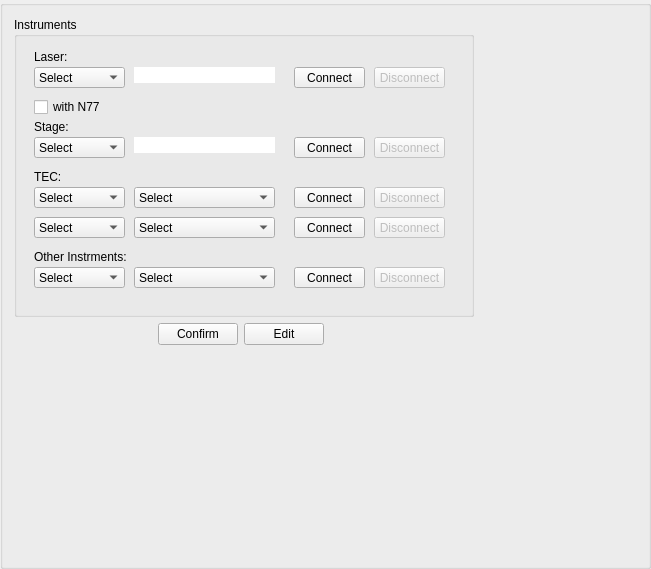
<?xml version="1.0" encoding="UTF-8"?>
<ui version="4.0">
 <class>GroupBox</class>
 <widget class="QGroupBox" name="GroupBox">
  <property name="geometry">
   <rect>
    <x>0</x>
    <y>0</y>
    <width>651</width>
    <height>569</height>
   </rect>
  </property>
  <property name="windowTitle">
   <string>GroupBox</string>
  </property>
  <property name="accessibleName">
   <string/>
  </property>
  <property name="title">
   <string/>
  </property>
  <property name="alignment">
   <set>Qt::AlignLeading|Qt::AlignLeft|Qt::AlignTop</set>
  </property>
  <property name="checkable">
   <bool>false</bool>
  </property>
  <layout class="QHBoxLayout" name="horizontalLayout" stretch="0,2">
   <item>
    <layout class="QVBoxLayout" name="verticalLayout" stretch="0,0,2">
     <item>
      <widget class="QGroupBox" name="groupBox">
       <property name="minimumSize">
        <size>
         <width>460</width>
         <height>300</height>
        </size>
       </property>
       <property name="maximumSize">
        <size>
         <width>401</width>
         <height>300</height>
        </size>
       </property>
       <property name="title">
        <string>Instruments</string>
       </property>
       <property name="alignment">
        <set>Qt::AlignLeading|Qt::AlignLeft|Qt::AlignTop</set>
       </property>
       <widget class="QPushButton" name="discon_stage">
        <property name="enabled">
         <bool>false</bool>
        </property>
        <property name="geometry">
         <rect>
          <x>360</x>
          <y>120</y>
          <width>71</width>
          <height>21</height>
         </rect>
        </property>
        <property name="text">
         <string>Disconnect</string>
        </property>
       </widget>
       <widget class="QComboBox" name="device_3">
        <property name="geometry">
         <rect>
          <x>20</x>
          <y>250</y>
          <width>91</width>
          <height>21</height>
         </rect>
        </property>
        <item>
         <property name="text">
          <string>Select</string>
         </property>
        </item>
       </widget>
       <widget class="QPushButton" name="con_dev_3">
        <property name="geometry">
         <rect>
          <x>280</x>
          <y>250</y>
          <width>71</width>
          <height>21</height>
         </rect>
        </property>
        <property name="text">
         <string>Connect</string>
        </property>
        <attribute name="buttonGroup">
         <string notr="true">connect_buttons</string>
        </attribute>
       </widget>
       <widget class="QPushButton" name="discon_laser">
        <property name="enabled">
         <bool>false</bool>
        </property>
        <property name="geometry">
         <rect>
          <x>360</x>
          <y>50</y>
          <width>71</width>
          <height>21</height>
         </rect>
        </property>
        <property name="text">
         <string>Disconnect</string>
        </property>
       </widget>
       <widget class="QLabel" name="address_stage">
        <property name="geometry">
         <rect>
          <x>120</x>
          <y>120</y>
          <width>141</width>
          <height>16</height>
         </rect>
        </property>
        <property name="autoFillBackground">
         <bool>false</bool>
        </property>
        <property name="styleSheet">
         <string notr="true">background-color: white; 
</string>
        </property>
        <property name="text">
         <string/>
        </property>
       </widget>
       <widget class="QCheckBox" name="withN77">
        <property name="geometry">
         <rect>
          <x>20</x>
          <y>80</y>
          <width>81</width>
          <height>20</height>
         </rect>
        </property>
        <property name="text">
         <string>with N77</string>
        </property>
       </widget>
       <widget class="QPushButton" name="con_laser">
        <property name="geometry">
         <rect>
          <x>280</x>
          <y>50</y>
          <width>71</width>
          <height>21</height>
         </rect>
        </property>
        <property name="text">
         <string>Connect</string>
        </property>
        <attribute name="buttonGroup">
         <string notr="true">connect_buttons</string>
        </attribute>
       </widget>
       <widget class="QComboBox" name="laser_text">
        <property name="geometry">
         <rect>
          <x>20</x>
          <y>50</y>
          <width>91</width>
          <height>21</height>
         </rect>
        </property>
        <item>
         <property name="text">
          <string>Select</string>
         </property>
        </item>
        <item>
         <property name="text">
          <string>O-Band</string>
         </property>
        </item>
        <item>
         <property name="text">
          <string>C-Band</string>
         </property>
        </item>
       </widget>
       <widget class="QLabel" name="label_19">
        <property name="geometry">
         <rect>
          <x>20</x>
          <y>230</y>
          <width>111</width>
          <height>20</height>
         </rect>
        </property>
        <property name="font">
         <font>
          <pointsize>9</pointsize>
          <bold>false</bold>
         </font>
        </property>
        <property name="text">
         <string>Other Instrments:</string>
        </property>
       </widget>
       <widget class="QComboBox" name="address_3">
        <property name="geometry">
         <rect>
          <x>120</x>
          <y>250</y>
          <width>141</width>
          <height>21</height>
         </rect>
        </property>
        <item>
         <property name="text">
          <string>Select</string>
         </property>
        </item>
       </widget>
       <widget class="QComboBox" name="device_2">
        <property name="geometry">
         <rect>
          <x>20</x>
          <y>200</y>
          <width>91</width>
          <height>21</height>
         </rect>
        </property>
        <item>
         <property name="text">
          <string>Select</string>
         </property>
        </item>
        <item>
         <property name="text">
          <string>TEC1</string>
         </property>
        </item>
        <item>
         <property name="text">
          <string>LDC1</string>
         </property>
        </item>
       </widget>
       <widget class="QPushButton" name="con_dev_2">
        <property name="geometry">
         <rect>
          <x>280</x>
          <y>200</y>
          <width>71</width>
          <height>21</height>
         </rect>
        </property>
        <property name="text">
         <string>Connect</string>
        </property>
        <attribute name="buttonGroup">
         <string notr="true">connect_buttons</string>
        </attribute>
       </widget>
       <widget class="QLabel" name="label_15">
        <property name="geometry">
         <rect>
          <x>20</x>
          <y>100</y>
          <width>81</width>
          <height>20</height>
         </rect>
        </property>
        <property name="font">
         <font>
          <pointsize>9</pointsize>
          <bold>false</bold>
         </font>
        </property>
        <property name="text">
         <string>Stage:</string>
        </property>
       </widget>
       <widget class="QLabel" name="label_14">
        <property name="geometry">
         <rect>
          <x>20</x>
          <y>30</y>
          <width>81</width>
          <height>20</height>
         </rect>
        </property>
        <property name="font">
         <font>
          <pointsize>9</pointsize>
          <bold>false</bold>
         </font>
        </property>
        <property name="text">
         <string>Laser:</string>
        </property>
       </widget>
       <widget class="QComboBox" name="address_2">
        <property name="geometry">
         <rect>
          <x>120</x>
          <y>200</y>
          <width>141</width>
          <height>21</height>
         </rect>
        </property>
        <item>
         <property name="text">
          <string>Select</string>
         </property>
        </item>
       </widget>
       <widget class="QComboBox" name="device_1">
        <property name="geometry">
         <rect>
          <x>20</x>
          <y>170</y>
          <width>91</width>
          <height>21</height>
         </rect>
        </property>
        <item>
         <property name="text">
          <string>Select</string>
         </property>
        </item>
        <item>
         <property name="text">
          <string>TEC1</string>
         </property>
        </item>
        <item>
         <property name="text">
          <string>TEC1 w/ LDC</string>
         </property>
        </item>
       </widget>
       <widget class="QComboBox" name="address_1">
        <property name="geometry">
         <rect>
          <x>120</x>
          <y>170</y>
          <width>141</width>
          <height>21</height>
         </rect>
        </property>
        <item>
         <property name="text">
          <string>Select</string>
         </property>
        </item>
       </widget>
       <widget class="QPushButton" name="discon_dev_3">
        <property name="enabled">
         <bool>false</bool>
        </property>
        <property name="geometry">
         <rect>
          <x>360</x>
          <y>250</y>
          <width>71</width>
          <height>21</height>
         </rect>
        </property>
        <property name="text">
         <string>Disconnect</string>
        </property>
       </widget>
       <widget class="QPushButton" name="discon_dev_2">
        <property name="enabled">
         <bool>false</bool>
        </property>
        <property name="geometry">
         <rect>
          <x>360</x>
          <y>200</y>
          <width>71</width>
          <height>21</height>
         </rect>
        </property>
        <property name="text">
         <string>Disconnect</string>
        </property>
       </widget>
       <widget class="QLabel" name="address_laser">
        <property name="geometry">
         <rect>
          <x>120</x>
          <y>50</y>
          <width>141</width>
          <height>16</height>
         </rect>
        </property>
        <property name="autoFillBackground">
         <bool>false</bool>
        </property>
        <property name="styleSheet">
         <string notr="true">background-color: white; 
</string>
        </property>
        <property name="text">
         <string/>
        </property>
       </widget>
       <widget class="QLabel" name="label_18">
        <property name="geometry">
         <rect>
          <x>20</x>
          <y>150</y>
          <width>81</width>
          <height>20</height>
         </rect>
        </property>
        <property name="font">
         <font>
          <pointsize>9</pointsize>
          <bold>false</bold>
         </font>
        </property>
        <property name="text">
         <string>TEC:</string>
        </property>
       </widget>
       <widget class="QPushButton" name="con_dev_1">
        <property name="geometry">
         <rect>
          <x>280</x>
          <y>170</y>
          <width>71</width>
          <height>21</height>
         </rect>
        </property>
        <property name="text">
         <string>Connect</string>
        </property>
        <attribute name="buttonGroup">
         <string notr="true">connect_buttons</string>
        </attribute>
       </widget>
       <widget class="QPushButton" name="discon_dev_1">
        <property name="enabled">
         <bool>false</bool>
        </property>
        <property name="geometry">
         <rect>
          <x>360</x>
          <y>170</y>
          <width>71</width>
          <height>21</height>
         </rect>
        </property>
        <property name="text">
         <string>Disconnect</string>
        </property>
       </widget>
       <widget class="QPushButton" name="con_stage">
        <property name="geometry">
         <rect>
          <x>280</x>
          <y>120</y>
          <width>71</width>
          <height>21</height>
         </rect>
        </property>
        <property name="text">
         <string>Connect</string>
        </property>
        <attribute name="buttonGroup">
         <string notr="true">connect_buttons</string>
        </attribute>
       </widget>
       <widget class="QComboBox" name="stage_text">
        <property name="geometry">
         <rect>
          <x>20</x>
          <y>120</y>
          <width>91</width>
          <height>21</height>
         </rect>
        </property>
        <item>
         <property name="text">
          <string>Select</string>
         </property>
        </item>
        <item>
         <property name="text">
          <string>Corvus Stage</string>
         </property>
        </item>
       </widget>
      </widget>
     </item>
     <item>
      <layout class="QHBoxLayout" name="horizontalLayout_2" stretch="2,0,0">
       <property name="rightMargin">
        <number>150</number>
       </property>
       <item>
        <spacer name="horizontalSpacer_2">
         <property name="orientation">
          <enum>Qt::Horizontal</enum>
         </property>
         <property name="sizeHint" stdset="0">
          <size>
           <width>40</width>
           <height>20</height>
          </size>
         </property>
        </spacer>
       </item>
       <item>
        <widget class="QPushButton" name="confirm_button">
         <property name="text">
          <string>Confirm</string>
         </property>
        </widget>
       </item>
       <item>
        <widget class="QPushButton" name="edit_button">
         <property name="text">
          <string>Edit</string>
         </property>
        </widget>
       </item>
      </layout>
     </item>
     <item>
      <spacer name="verticalSpacer">
       <property name="orientation">
        <enum>Qt::Vertical</enum>
       </property>
       <property name="sizeHint" stdset="0">
        <size>
         <width>17</width>
         <height>37</height>
        </size>
       </property>
      </spacer>
     </item>
    </layout>
   </item>
   <item>
    <spacer name="horizontalSpacer">
     <property name="orientation">
      <enum>Qt::Horizontal</enum>
     </property>
     <property name="sizeHint" stdset="0">
      <size>
       <width>40</width>
       <height>20</height>
      </size>
     </property>
    </spacer>
   </item>
  </layout>
 </widget>
 <resources/>
 <connections/>
 <buttongroups>
  <buttongroup name="connect_buttons"/>
 </buttongroups>
</ui>
